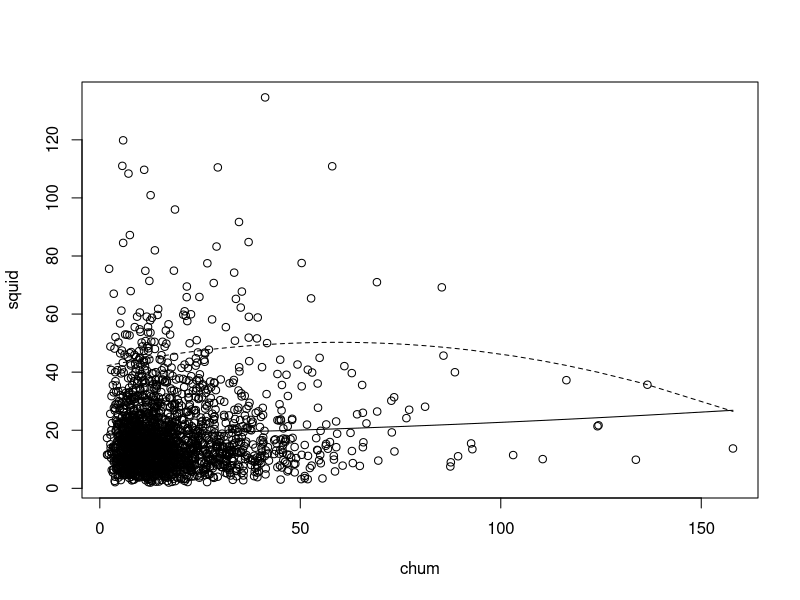

The R source for this figure:
# Graphical representation of argument by 'Grace et al. (2012) Science 355' that a random bivariate sample 
# from a log-normal dist will appear hump-shaped in linear space

library(quantreg)

# generate log-normal dist for two variables
norm = rlnorm(2000, mean = log(15), sd = log(2))
norm2 = rlnorm(2000, mean = log(15), sd = log(2))

# par(mfrow = c(1,2))
# hist(norm, breaks = 20)
# hist(norm2, breaks = 20)

normtest = data.frame(norm, norm2)
colnames(normtest) = c("squid", "chum")

plot(squid ~ chum, data = normtest)

#linear regression(quadratic)
modtest = lm(squid ~ poly(chum, 2), data = normtest)

#quantile regression (95th percentile)
modtestrq = rq(squid ~ poly(chum, 2), data = normtest, tau = 0.95)

I1 = order(normtest$chum)
lines(normtest$chum[I1], modtest$fit[I1], lty = 1)
lines(normtest$chum[I1], modtestrq$fit[I1], lty = 2)


